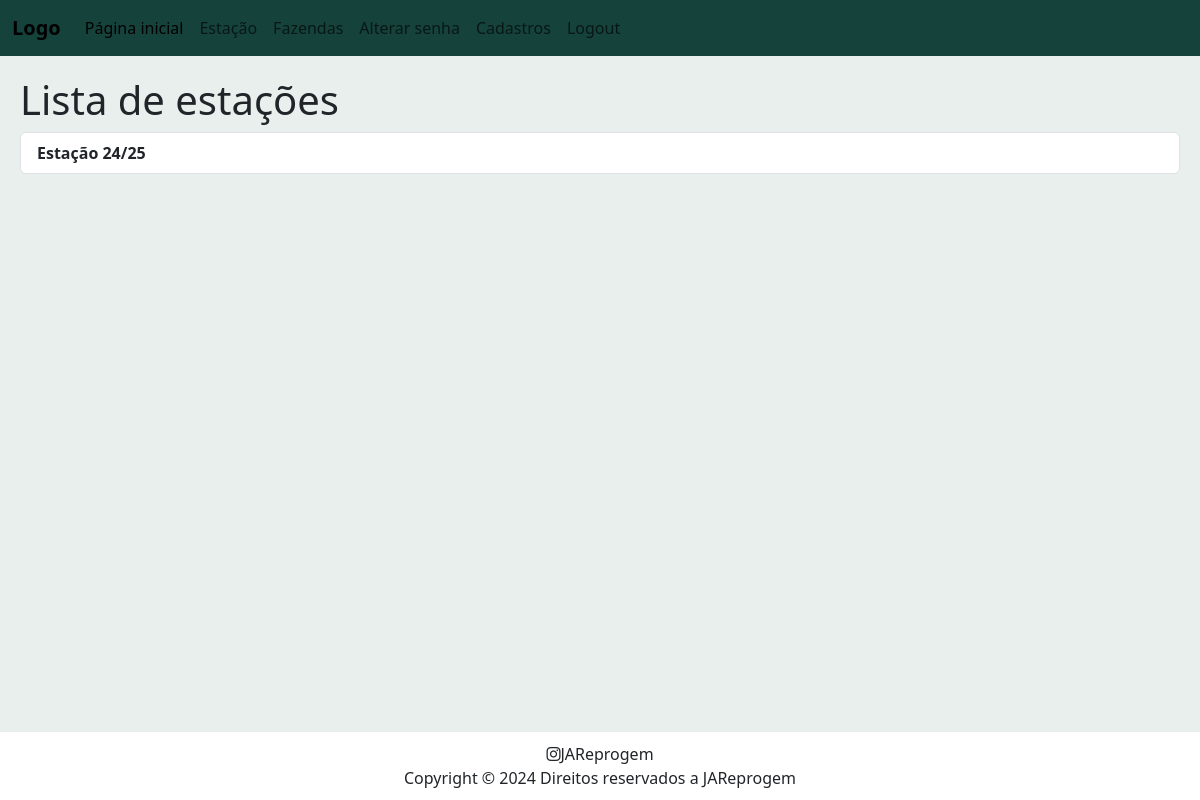
The page /season/ (signed in) on the database as committed earlier.
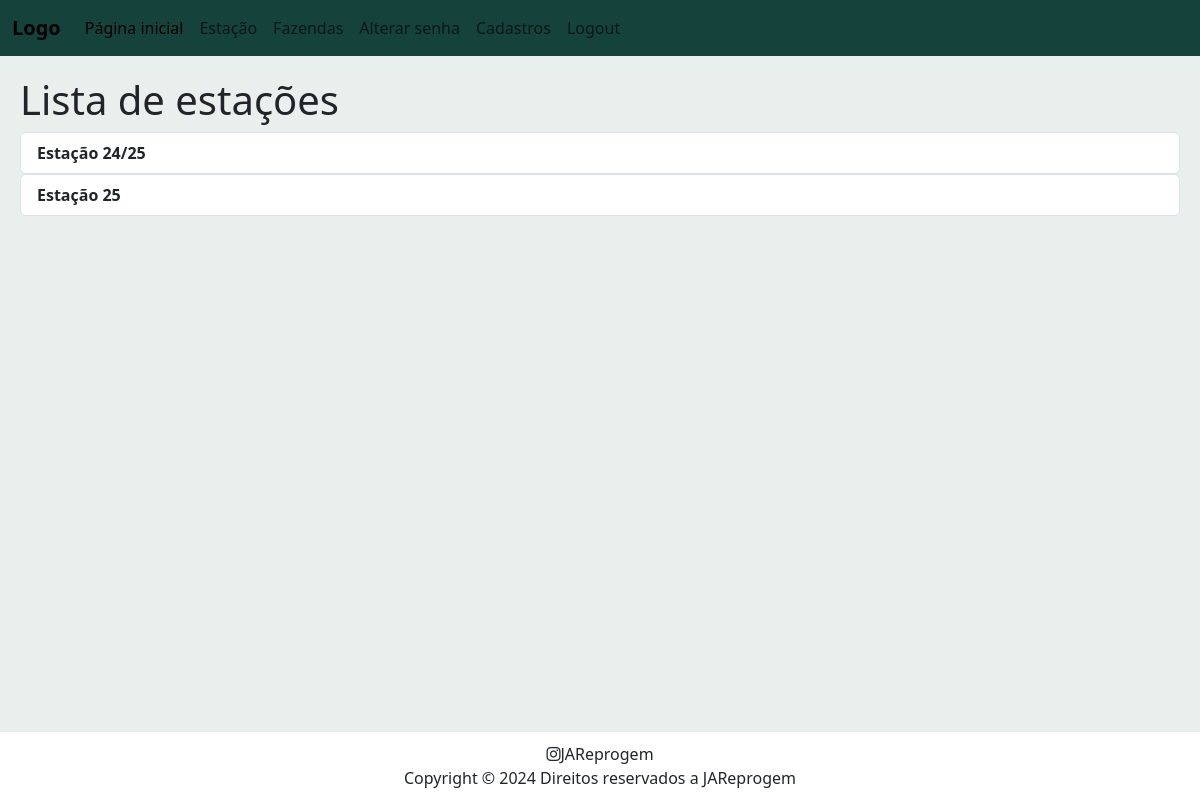
The same page on the database as committed later.
### season/models.py (models this page shows, shortened)
class Season(models.Model):
    season_name = models.CharField(max_length=200)
    begin_date = models.DateField()
    end_date = models.DateField()
    farms = models.ManyToManyField(Farm, related_name='seasons')

### season/views.py (the view)
# urls.py: path("", views.season_index, name="season_index"),
@login_required
def season_index(request):
    season_list = Season.objects.all()
    context = {
        "season_list": season_list,
    }
    return render(request, "season/season-index.html", context)

### season/templates/season/season-index.html (shortened to what this page needs)
{% extends 'farm/base.html' %}
    {% block body %}
        <h1>Lista de estações</h1>
        {% if season_list %}
            {% for season in season_list %}
                <div>
                    <ul class="list-group">
                        <li class="list-group-item">
                            <a href="{% url 'season_detail' season.id %}">{{ season.season_name }}</a>
                        </li>
                    </ul>
                </div>
            {% endfor %}
        {% else %}
                <h2>Nenhuma estação cadastrada</h2>
        {% endif %}
    {% endblock %}

Rows that differ between the two databases and show on the page:
added Season: season_name "Estação 25"
